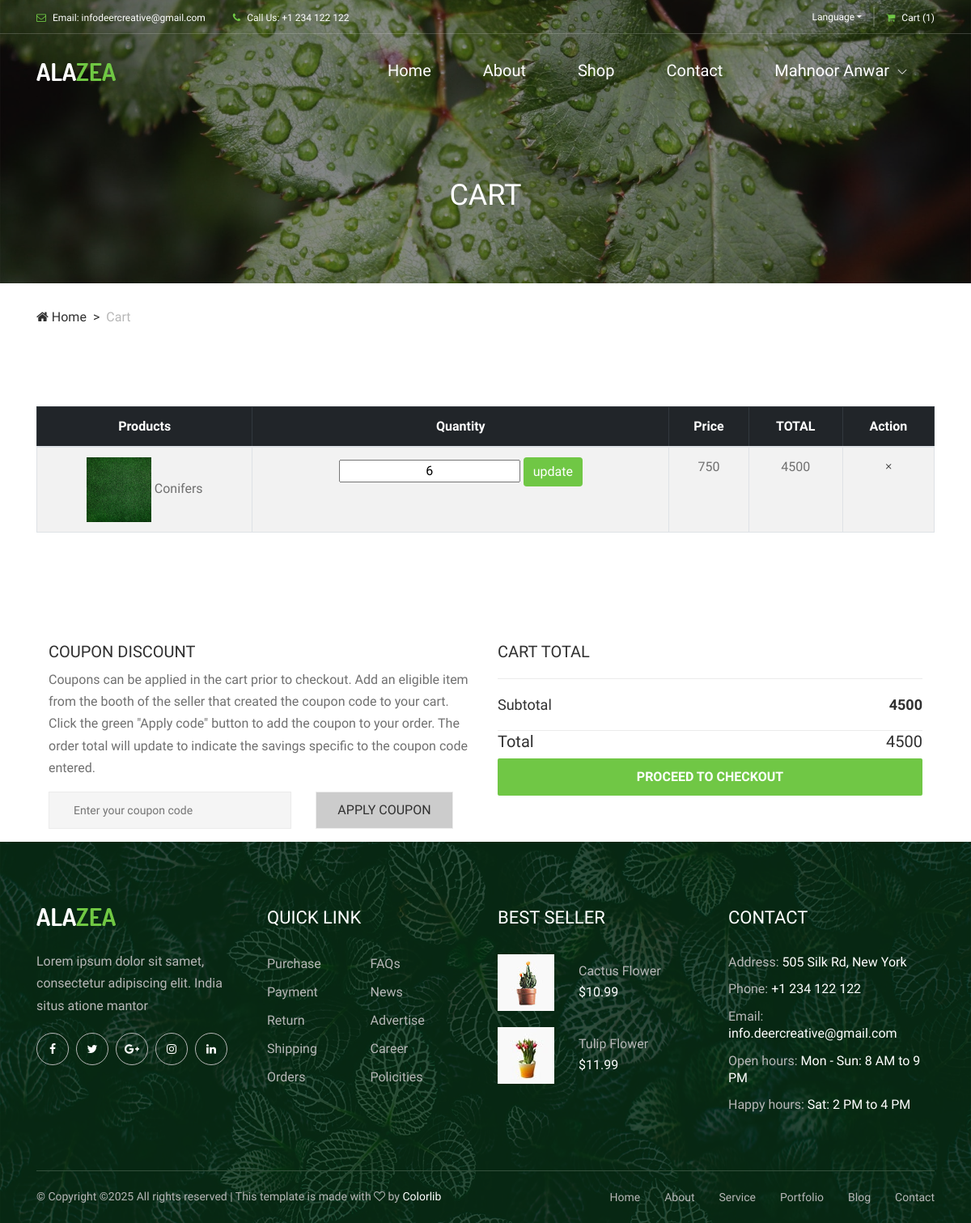
The app's page /Website/cart.php (signed in) with its own data.
### tables this page shows
CREATE TABLE `tbl_user` (
  `user_id` int(11) NOT NULL,
  `name` varchar(50) NOT NULL,
  `email` varchar(50) NOT NULL,
  `password` varchar(250) NOT NULL,
  `status` int(11) NOT NULL,
  `is_admin` int(11) NOT NULL,
  `otp` varchar(10) NOT NULL,
  `is_verify` int(11) NOT NULL
);

CREATE TABLE `tbl_cart` (
  `cart_id` int(11) NOT NULL,
  `p_id` int(11) NOT NULL,
  `user_id` int(11) NOT NULL,
  `p_name` varchar(50) NOT NULL,
  `p_image` varchar(250) NOT NULL,
  `qunatity` int(11) NOT NULL,
  `price` int(11) NOT NULL,
  `total` int(11) NOT NULL
);

### Website/cart.php (the view, shortened to what this page needs)
<?php include('Navbar.php');
$userRecord=$_SESSION["userLogined"] ;
       $sumquery = "SELECT SUM(total) AS total_amount FROM tbl_cart where user_id =$userRecord ";
                    $outcome = mysqli_query($con, $sumquery);
                    if ($outcome) {
                        $row = mysqli_fetch_assoc($outcome);
                        $totalAmount = $row['total_amount'];
                    }
                  ?>
    <div class="breadcrumb-area">
        <div class="top-breadcrumb-area bg-img bg-overlay d-flex align-items-center justify-content-center" style="background-image: url(img/bg-img/24.jpg);">
            <h2>Cart</h2>
        </div>
        <div class="container">
            <div class="row">
                <div class="col-12">
                    <nav aria-label="breadcrumb">
                        <ol class="breadcrumb">
                            <li class="breadcrumb-item"><a href="#"><i class="fa fa-home"></i> Home</a></li>
                            <li class="breadcrumb-item active" aria-current="page">Cart</li>
                        </ol>
                    </nav>
                </div>
            </div>
        </div>
    </div>
 <div class="container mt-5">
  <div class="table-responsive">
        <table class="table table-bordered table-striped table-hover text-center align-middle">
            <thead class="table-dark">
                                <tr>
                                    <th>Products</th>
                                    <th>Quantity</th>
                                    <th>Price</th>
                                    <th>TOTAL</th>
                                    <th>Action</th>
                                </tr>
                            </thead>
            <tbody>
              <?php
    $userId = $_SESSION["userLogined"] ?? null;
    if ($userId) {
        $selectQuery = "SELECT * FROM tbl_cart WHERE user_id = $userId";
        $result = mysqli_query($con, $selectQuery);
        if ($result && mysqli_num_rows($result) > 0) {
            while ($data = mysqli_fetch_assoc($result)) {
                $qty_id = "qty_{$data['cart_id']}";
                echo "<tr>
                    <td>
                        <img src='../Adminpanel/assets/productImage/{$data['p_image']}' alt='{$data['p_name']}' style='height: 80px; width: 80px; object-fit: cover;'>
                        {$data['p_name']}
                    </td>
                    <td class='qty'>
                        <div class='quantity'>
                            <form method='post'>
                                <input type='hidden' value='{$data['p_id']}' name='pId'>
                                <input type='hidden' value='{$data['cart_id']}' name='cId'>
                            <input type='text' class='qty-text' id='$qty_id' step='1' min='1' max='99' name='quantity' value='{$data['qunatity']}' style='text-align: center;'>
                            <input type='submit' value='update' class='btn btn-primary' name='updateBtn'>
                            </form>
                        </div>
                    </td>
                    <td class='price'><span>{$data['price']}</span></td>
                    <td class='price'><span>{$data['total']}</span></td>
                    <td class='action'>
                        <a href='remove_cart.php?id={$data['cart_id']}' >
                            <i class='icon_close'></i>
                        </a>
                    </td>
                </tr>";
            }
        } else {
            echo "<tr><td colspan='5'>No products in your Cart.</td></tr>";
        }
    } else {
        echo "<tr><td colspan='5'>Please login to view your wishlist.</td></tr>";
    }
            ?>
            </tbody>
        </table>
    </div>
    <div class="container mt-5 mb-3">
    <div class="row">
<div class="col-12 col-lg-6">
    <div class="coupon-discount mt-70">
        <h5>COUPON DISCOUNT</h5>
        <p>Coupons can be applied in the cart prior to checkout. Add an eligible item from the booth of the seller that created the coupon code to your cart. Click the green "Apply code" button to add the coupon to your order. The order total will update to indicate the savings specific to the coupon code entered.</p>
        <form action="#" method="post">
            <input type="text" name="coupon-code" placeholder="Enter your coupon code">
            <button type="submit">APPLY COUPON</button>
        </form>
    </div>
</div>
<div class="col-12 col-lg-6">
    <div class="cart-totals-area mt-70">
        <h5 class="title--">Cart Total</h5>
        <div class="subtotal d-flex justify-content-between">
            <h5>Subtotal</h5>
            <h5><?php
            echo $totalAmount?></h5>
        </div>
        </div>
        <div class="total d-flex justify-content-between">
            <h5>Total</h5>
            <h5><?php
            echo $totalAmount?></h5>
        </div>
        <div class="checkout-btn">
            <a href="Checkout.php" class="btn alazea-btn w-100">PROCEED TO CHECKOUT</a>
        </div>
    </div>
</div>
</div>
</div>
<?php include('Footer.php');
?>

### Website/Navbar.php (shortened to what this page needs)
<?php
include("../connection/connection.php");
?>
<!DOCTYPE html>
<html lang="en">
<head>
    <link rel="stylesheet" href="style.css">
<link
    href="https://cdn.jsdelivr.net/npm/remixicon@4.7.0/fonts/remixicon.css"
    rel="stylesheet"
/>
</head>
<body>
    <header class="header-area">
        <div class="top-header-area">
            <div class="container">
                <div class="row">
                    <div class="col-12">
                        <div class="top-header-content d-flex align-items-center justify-content-between">
                            <div class="top-header-meta">
                                <a href="#" data-toggle="tooltip" data-placement="bottom" title="infodeercreative@gmail.com"><i class="fa fa-envelope-o" aria-hidden="true"></i> <span>Email: infodeercreative@gmail.com</span></a>
                                <a href="#" data-toggle="tooltip" data-placement="bottom" title="+1 234 122 122"><i class="fa fa-phone" aria-hidden="true"></i> <span>Call Us: +1 234 122 122</span></a>
                            </div>
                            <div class="top-header-meta d-flex">
                                <div class="language-dropdown">
                                    <div class="dropdown">
                                        <button class="btn btn-secondary dropdown-toggle mr-30" type="button" id="dropdownMenuButton" data-toggle="dropdown" aria-haspopup="true" aria-expanded="false">Language</button>
                                    </div>
                                </div>
                                <div class="cart">
                                    <a href="#"><i class="fa fa-shopping-cart" aria-hidden="true"></i> <span>Cart <span class="cart-quantity">(1)</span></span></a>
                                </div>
                            </div>
                        </div>
                    </div>
                </div>
            </div>
        </div>
        <div class="alazea-main-menu">
            <div class="classy-nav-container breakpoint-off">
                <div class="container">
                    <nav class="classy-navbar justify-content-between" id="alazeaNav">
                        <a href="index.php" class="nav-brand"><img src="img/core-img/logo.png" alt=""></a>
                        <div class="classy-menu">
                            <div class="classynav">
                                <ul>
                                    <li><a href="index.php">Home</a></li>
                                    <li><a href="about.php">About</a></li>
                                    <li><a href="Shop.php">Shop</a></li>
                                             <li><a href="Contact.php">Contact</a></li>
<?php
if(isset($_SESSION["userLogined"] )){
    $userRecord=$_SESSION["userLogined"] ;
    $query = "SELECT * from tbl_user where user_id = $userRecord ";
    $result=mysqli_query($con,$query);
    foreach($result as $data){
        echo "<li class=''>
        <a href='#'> $data[name] </a>
        <ul class='dropdown'>
        <li><a href='wishlist.php'>Wishlist</a></li>
                       <li><a href='cart.php'>My cart</a></li>
                         <li><a href='profile.php'>Profile</a></li>
               <li><a href='changepassword.php'>Change Password</a></li>
               <li><a href='myorder.php'>order Details</a></li>
             <li><a href='Logout.php'>Logout</a></li>
        </ul>
      </li>";
    }
}else{
echo " <li><a href='../Auth/login.php'>Login</a></li>   ";
}
?>
                            </div>
                        </div>
                    </nav>
                </div>
            </div>
        </div>
    </header>

### Website/css/classy-nav.css (style rules this page uses)
* { margin: 0; padding: 0; }
body { font-family: "Roboto", sans-serif; }
ul, ol { margin: 0; }
ul li, ol li { list-style: none; }
img { height: auto; max-width: 100%; }
.bg-img { background-position: center center; background-size: cover; background-repeat: no-repeat; }
.classy-nav-container { position: relative; z-index: 100; background-color: #ffffff; }
.classy-nav-container * { box-sizing: border-box; }
.classy-nav-container a { -webkit-transition-duration: 500ms; transition-duration: 500ms; text-decoration: none; outline: none; font-size: 14px; font-weight: 400; color: #232323; display: inline-block; }
.justify-content-between { -webkit-box-pack: justify; -ms-flex-pack: justify; justify-content: space-between; }
.justify-content-center { -webkit-box-pack: center; -ms-flex-pack: center; justify-content: center; }
.classy-navbar { width: 100%; height: 70px; padding: 0.5em 2em; display: -webkit-box; display: -ms-flexbox; display: flex; -webkit-box-align: center; -ms-flex-align: center; -ms-grid-row-align: center; align-items: center; }
.classy-navbar .nav-brand { font-size: 26px; font-weight: 500; color: #565656; display: inline-block; margin-right: 30px; }
.classynav ul li { display: inline-block; clear: both; position: inherit; z-index: 10; }
.classynav ul li.cn-dropdown-item { position: relative; z-index: 10; }
.classynav ul li a { padding: 0 12px; display: block; height: 35px; font-size: 14px; line-height: 34px; }
.classynav ul li.megamenu-item > a:after, .classynav ul li.has-down > a:after { font-family: 'classyfonts'; content: "\e900"; font-size: 12px; color: #000000; padding-left: 5px; -webkit-transition-duration: 500ms; transition-duration: 500ms; }
.breakpoint-off .classynav { display: -webkit-box; display: -ms-flexbox; display: flex; -webkit-box-align: center; -ms-flex-align: center; -ms-grid-row-align: center; align-items: center; }

### Website/cart.php (style rules this page uses)
.btn-primary { background-color:#70c745 ; border: #70c745; }

### records on screen
tbl_user: name "Mahnoor Anwar"
tbl_cart: p_image (picture), p_name "Conifers", quantity "6", price "750", total "4500"

### other values on screen
$totalAmount "4500"
